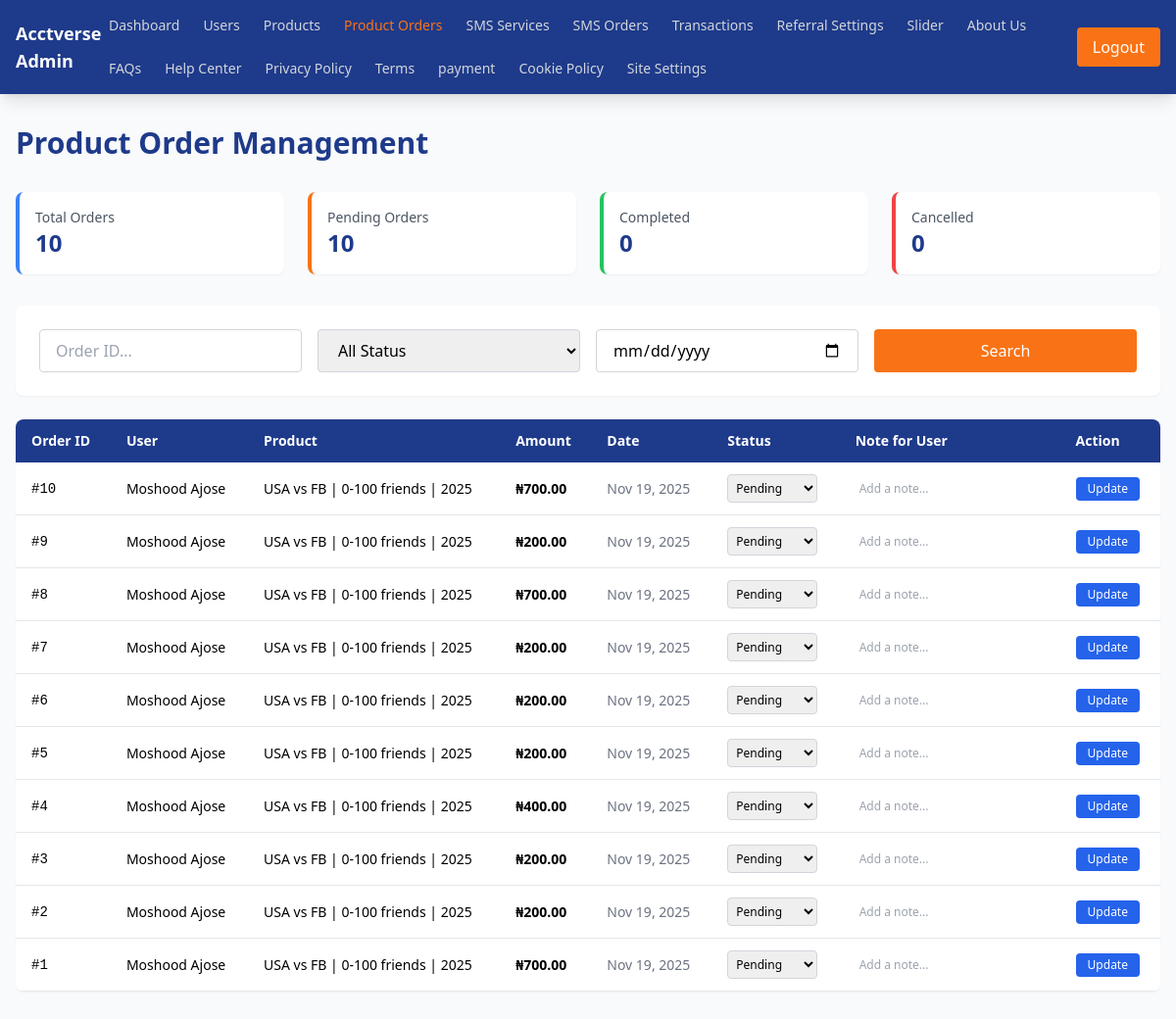
The page /admin/admin-orders.php (signed in) on the database its author committed.
### tables this page shows
CREATE TABLE `orders` (
  `id` int UNSIGNED NOT NULL,
  `user_id` int UNSIGNED NOT NULL,
  `product_id` int UNSIGNED NOT NULL,
  `price` decimal(12,2) NOT NULL,
  `quantity` int UNSIGNED NOT NULL DEFAULT '1',
  `total_amount` decimal(12,2) NOT NULL,
  `status` enum('pending','completed','cancelled') NOT NULL DEFAULT 'pending',
  `created_at` timestamp NULL DEFAULT CURRENT_TIMESTAMP,
  `admin_note` text
);

CREATE TABLE `users` (
  `id` bigint UNSIGNED NOT NULL,
  `full_name` varchar(255) NOT NULL,
  `email` varchar(255) NOT NULL,
  `password_hash` varchar(255) NOT NULL,
  `role` enum('user','admin') NOT NULL DEFAULT 'user',
  `is_verified` tinyint(1) NOT NULL DEFAULT '0',
  `verification_token` varchar(255) DEFAULT NULL,
  `reset_token` varchar(255) DEFAULT NULL,
  `created_at` timestamp NULL DEFAULT CURRENT_TIMESTAMP,
  `username` varchar(255) DEFAULT NULL,
  `mobile_code` varchar(10) DEFAULT NULL,
  `mobile` varchar(20) DEFAULT NULL,
  `country` varchar(100) DEFAULT NULL,
  `verify_token` text,
  `referral_code` varchar(255) DEFAULT NULL,
  `referred_by` int DEFAULT NULL,
  `first_name` varchar(255) DEFAULT NULL,
  `last_name` varchar(255) DEFAULT NULL,
  `address` varchar(255) DEFAULT NULL,
  `state` varchar(100) DEFAULT NULL,
  `zip_code` varchar(20) DEFAULT NULL,
  `city` varchar(100) DEFAULT NULL,
  `balance` decimal(15,2) NOT NULL DEFAULT '0.00',
  `referral_earnings` decimal(12,2) NOT NULL DEFAULT '0.00',
  `pending_earnings` decimal(12,2) NOT NULL DEFAULT '0.00',
  `withdrawn_amount` decimal(12,2) NOT NULL DEFAULT '0.00'
);

CREATE TABLE `products` (
  `id` int NOT NULL,
  `product_name` varchar(255) NOT NULL,
  `category` varchar(100) NOT NULL,
  `description` text NOT NULL,
  `price` decimal(10,2) NOT NULL,
  `stock` int NOT NULL,
  `image` varchar(255) DEFAULT NULL,
  `created_at` timestamp NULL DEFAULT CURRENT_TIMESTAMP
);

### admin/admin-orders.php (the view, shortened to what this page needs)
<?php
include 'header.php';
try {
    $totalOrders = $pdo->query("SELECT COUNT(*) FROM orders")->fetchColumn();
    $pendingOrders = $pdo->query("SELECT COUNT(*) FROM orders WHERE status = 'pending'")->fetchColumn();
    $completedOrders = $pdo->query("SELECT COUNT(*) FROM orders WHERE status = 'completed'")->fetchColumn();
    $cancelledOrders = $pdo->query("SELECT COUNT(*) FROM orders WHERE status = 'cancelled'")->fetchColumn();
} catch (Exception $e) {
    $totalOrders = $pendingOrders = $completedOrders = $cancelledOrders = 0;
    set_flash("error", "Could not load order statistics.");
}
$sql = "
    SELECT
        o.id, o.total_amount, o.status, o.created_at, o.admin_note,
        p.product_name,
        u.first_name, u.last_name
    FROM orders o
    JOIN users u ON o.user_id = u.id
    JOIN products p ON o.product_id = p.id
";
$params = [];
$order_id = trim($_GET['order_id'] ?? '');
$date_filter = trim($_GET['date'] ?? '');
$sql .= " ORDER BY o.created_at DESC";
try {
    $stmt = $pdo->prepare($sql);
    $stmt->execute($params);
    $orders = $stmt->fetchAll(PDO::FETCH_ASSOC);
} catch (Exception $e) {
    $orders = [];
    set_flash("error", "Could not retrieve orders.");
}
?>
    <div class="max-w-7xl mx-auto">
        <h1 class="text-3xl font-bold text-blue-900 mb-8">Product Order Management</h1>
        <div class="grid grid-cols-1 md:grid-cols-4 gap-6 mb-8">
            <div class="bg-white rounded-lg shadow-sm p-4 border-l-4 border-blue-500">
                <p class="text-gray-600 text-sm">Total Orders</p>
                <h3 class="text-2xl font-bold text-blue-900"><?= number_format($totalOrders) ?></h3>
            </div>
            <div class="bg-white rounded-lg shadow-sm p-4 border-l-4 border-orange-500">
                <p class="text-gray-600 text-sm">Pending Orders</p>
                <h3 class="text-2xl font-bold text-blue-900"><?= number_format($pendingOrders) ?></h3>
            </div>
            <div class="bg-white rounded-lg shadow-sm p-4 border-l-4 border-green-500">
                <p class="text-gray-600 text-sm">Completed</p>
                <h3 class="text-2xl font-bold text-blue-900"><?= number_format($completedOrders) ?></h3>
            </div>
            <div class="bg-white rounded-lg shadow-sm p-4 border-l-4 border-red-500">
                <p class="text-gray-600 text-sm">Cancelled</p>
                <h3 class="text-2xl font-bold text-blue-900"><?= number_format($cancelledOrders) ?></h3>
            </div>
        </div>
        <div class="bg-white rounded-lg shadow-sm p-6 mb-6">
            <form method="GET" action="admin-orders.php">
                <div class="grid grid-cols-1 md:grid-cols-4 gap-4">
                    <input type="text" name="order_id" placeholder="Order ID..." value="<?= htmlspecialchars($order_id) ?>" class="border border-gray-300 rounded px-4 py-2 focus:outline-none focus:border-orange-500">
                    <select name="status" class="border border-gray-300 rounded px-4 py-2 focus:outline-none focus:border-orange-500">
                        <option value="">All Status</option>
                    </select>
                    <input type="date" name="date" value="<?= htmlspecialchars($date_filter) ?>" class="border border-gray-300 rounded px-4 py-2 focus:outline-none focus:border-orange-500">
                    <button type="submit" class="bg-orange-500 text-white px-4 py-2 rounded font-medium hover:bg-orange-600">Search</button>
                </div>
            </form>
        </div>
        <div class="bg-white rounded-lg shadow-sm overflow-hidden">
            <div class="overflow-x-auto">
                <table class="w-full text-sm">
                    <thead class="bg-blue-900 text-white">
                        <tr>
                            <th class="px-4 py-3 text-left text-sm font-semibold">Order ID</th>
                            <th class="px-4 py-3 text-left text-sm font-semibold">User</th>
                            <th class="px-4 py-3 text-left text-sm font-semibold">Product</th>
                            <th class="px-4 py-3 text-left text-sm font-semibold">Amount</th>
                            <th class="px-4 py-3 text-left text-sm font-semibold">Date</th>
                            <th class="px-4 py-3 text-left text-sm font-semibold">Status</th>
                            <th class="px-4 py-3 text-left text-sm font-semibold">Note for User</th>
                            <th class="px-4 py-3 text-left text-sm font-semibold">Action</th>
                        </tr>
                    </thead>
                    <tbody>
                        <?php if (empty($orders)): ?>
                            <tr>
                                <td colspan="8" class="text-center py-10 text-gray-500">No orders found.</td>
                            </tr>
                        <?php else: ?>
                            <?php foreach ($orders as $order): ?>
                                <tr class="border-b border-gray-200 hover:bg-gray-50">
                                    <form action="update-order-status.php" method="POST">
                                        <td class="px-4 py-3 font-mono">#<?= htmlspecialchars($order['id']) ?></td>
                                        <td class="px-4 py-3"><?= htmlspecialchars($order['first_name'] . ' ' . $order['last_name']) ?></td>
                                        <td class="px-4 py-3"><?= htmlspecialchars($order['product_name']) ?></td>
                                        <td class="px-4 py-3 font-semibold">₦<?= number_format($order['total_amount'], 2) ?></td>
                                        <td class="px-4 py-3 text-gray-500"><?= date("M d, Y", strtotime($order['created_at'])) ?></td>
                                        <td class="px-4 py-3">
                                            <select name="status" class="text-xs border border-gray-300 rounded p-1">
                                                <option value="pending" <?= $order['status'] === 'pending' ? 'selected' : '' ?>>Pending</option>
                                            </select>
                                        </td>
                                        <td class="px-4 py-3">
                                            <input type="text" name="admin_note" placeholder="Add a note..." value="<?= htmlspecialchars($order['admin_note'] ?? '') ?>" class="w-full border-gray-200 rounded p-1 text-xs focus:outline-none focus:border-orange-400">
                                        </td>
                                        <td class="px-4 py-3">
                                            <button type="submit" class="bg-blue-600 text-white px-3 py-1 rounded text-xs hover:bg-blue-700">Update</button>
                                        </td>
                                    </form>
                                </tr>
                            <?php endforeach; ?>
                        <?php endif; ?>
                    </tbody>
                </table>
            </div>
        </div>
    </div>

### rows shown on the page
orders: id "10", user.last_name "Moshood Ajose", product.product_name "USA vs FB | 0-100 friends | 2025", total_amount "700.00", created_at "Nov 19, 2025", status "Pending"
orders: id "9", user.last_name "Moshood Ajose", product.product_name "USA vs FB | 0-100 friends | 2025", total_amount "200.00", created_at "Nov 19, 2025", status "Pending"
orders: id "8", user.last_name "Moshood Ajose", product.product_name "USA vs FB | 0-100 friends | 2025", total_amount "700.00", created_at "Nov 19, 2025", status "Pending"
orders: id "7", user.last_name "Moshood Ajose", product.product_name "USA vs FB | 0-100 friends | 2025", total_amount "200.00", created_at "Nov 19, 2025", status "Pending"
orders: id "6", user.last_name "Moshood Ajose", product.product_name "USA vs FB | 0-100 friends | 2025", total_amount "200.00", created_at "Nov 19, 2025", status "Pending"
orders: id "5", user.last_name "Moshood Ajose", product.product_name "USA vs FB | 0-100 friends | 2025", total_amount "200.00", created_at "Nov 19, 2025", status "Pending"
orders: id "4", user.last_name "Moshood Ajose", product.product_name "USA vs FB | 0-100 friends | 2025", total_amount "400.00", created_at "Nov 19, 2025", status "Pending"
orders: id "3", user.last_name "Moshood Ajose", product.product_name "USA vs FB | 0-100 friends | 2025", total_amount "200.00", created_at "Nov 19, 2025", status "Pending"
orders: id "2", user.last_name "Moshood Ajose", product.product_name "USA vs FB | 0-100 friends | 2025", total_amount "200.00", created_at "Nov 19, 2025", status "Pending"
orders: id "1", user.last_name "Moshood Ajose", product.product_name "USA vs FB | 0-100 friends | 2025", total_amount "700.00", created_at "Nov 19, 2025", status "Pending"

### other values the page prints
$title "Dashboard"
$title "Users"
$title "Products"
$title "Product Orders"
$title "SMS Services"
$title "SMS Orders"
$title "Transactions"
$title "Referral Settings"
$title "Slider"
$title "About Us"
$title "FAQs"
$title "Help Center"
$title "Privacy Policy"
$title "Terms"
$title "payment"
